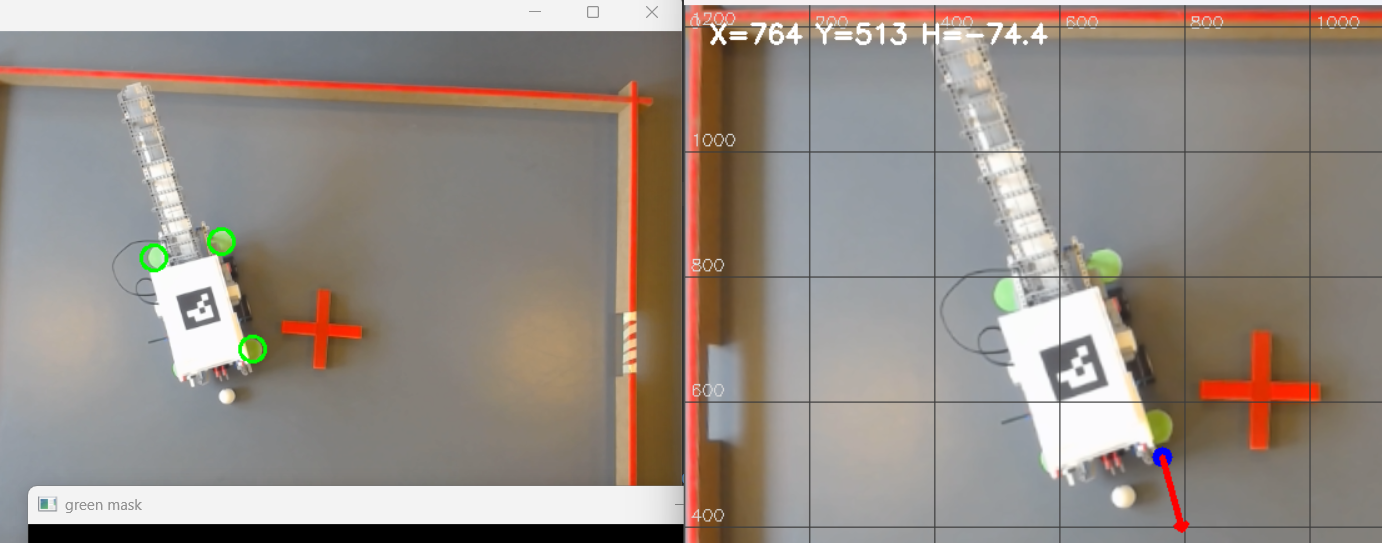
#> input picture 2cornertest.png, 1382 x 543 px
$ python -i fourcorners.py   (imports and definitions only)
#> lines starting #> are read from the running program, lines starting #| are printed output that depends on the picture; after the words box and inside, x2 and y2 are one past the last pixel; in counts of white or black regions, pixels touching at a corner belong together
#> further down, picture is the input picture: shape (543, 1382, 3); mean B, G, R 132.9, 140.7, 150.6

#!/usr/bin/env python3
# -*- coding: utf-8 -*-

import sys
import os
sys.path.insert(0, os.path.join(os.path.dirname(os.path.abspath(__file__)), "vision_bestfit"))

import cv2
import math
import numpy as np

from homography import (
    compute_homographies,
    pixel_to_world,
    world_to_view,
    draw_world_grid,
    BOARD_WIDTH_MM,
    BOARD_HEIGHT_MM,
)

from geometry import intersect_horizontal_vertical

# ------------------------------------------------------------------
# CONFIG
# ------------------------------------------------------------------

DISPLAY_SCALE = 0.5
CAMERA_INDEX = 1

# Green detection
GREEN_H_MIN = 25
GREEN_H_MAX = 95
GREEN_S_MIN = 50
GREEN_V_MIN = 50
MIN_BLOB_AREA = 60

# Robot geometry (green markers form a rectangle)
ROBOT_WIDTH_MM = 185.0
ROBOT_LENGTH_MM = 280.0
HALF_W = ROBOT_WIDTH_MM / 2.0
LENGTH = ROBOT_LENGTH_MM

# Hvis FL/FR byttes rundt i overlay, skift til -1.0
SIDE_SIGN = 1.0

# ArUco config
ROBOT_MARKER_ID = 0
ARUCO_DICT = cv2.aruco.DICT_4X4_50

# På dit seneste screenshot var +180 forkert, så vi sætter 0 her.
# Hvis robotpilen stadig vender forkert, prøv 180.0 eller +/-90.0
ARUCO_HEADING_OFFSET_DEG = 0.0

# History fallback
MAX_HISTORY_ASSIGN_MM = 220.0

# ------------------------------------------------------------------
# IMPORT FROM EXISTING PROJECT
# ------------------------------------------------------------------

from red_mask import red_mask
from boundary_points import extract_boundary_points
from best_fit_lines import fit_frame_lines

# ------------------------------------------------------------------
# ROBOT MODEL
# Local frame:
#   origin = TOP CENTER (midpoint between FL and FR)
#   +x     = forward direction
#   +y     = sideways
#
# Front row = x = 0
# Back row  = x = -ROBOT_LENGTH_MM
# ------------------------------------------------------------------

MODEL = {
    "FL": (0.0,      -HALF_W),
    "FR": (0.0,       HALF_W),
    "BL": (-LENGTH,  -HALF_W),
    "BR": (-LENGTH,   HALF_W),
}

# ------------------------------------------------------------------
# ARUCO SETUP
# ------------------------------------------------------------------

aruco_dict = cv2.aruco.getPredefinedDictionary(ARUCO_DICT)
aruco_params = cv2.aruco.DetectorParameters()
aruco_detector = cv2.aruco.ArucoDetector(aruco_dict, aruco_params)

MARKER_SIZE_MM = 80.0
_half = MARKER_SIZE_MM / 2.0

OBJ_PTS = np.array([
    [-_half,  _half, 0],
    [ _half,  _half, 0],
    [ _half, -_half, 0],
    [-_half, -_half, 0],
], dtype=np.float32)

# ------------------------------------------------------------------
# STATE / HISTORY
# ------------------------------------------------------------------

LAST_TOP_CENTER = None
LAST_SOLVED_MARKERS = None
LAST_HEADING = None

# ------------------------------------------------------------------
# VECTOR HELPERS
# ------------------------------------------------------------------

def add2(a, b):
    return (a[0] + b[0], a[1] + b[1])


def sub2(a, b):
    return (a[0] - b[0], a[1] - b[1])


def mul2(v, k):
    return (v[0] * k, v[1] * k)


def dot2(a, b):
    return a[0] * b[0] + a[1] * b[1]


def dist2(a, b):
    return math.hypot(a[0] - b[0], a[1] - b[1])


# [5 lines left out: function norm2, not called in this run]


def midpoint(a, b):
    return ((a[0] + b[0]) / 2.0, (a[1] + b[1]) / 2.0)


def heading_unit(heading_deg):
    a = math.radians(heading_deg)
    return (math.cos(a), math.sin(a))


def side_unit_from_heading(heading_deg):
    f = heading_unit(heading_deg)
    return (SIDE_SIGN * (-f[1]), SIDE_SIGN * f[0])

# ------------------------------------------------------------------
# MODEL / WORLD CONVERSIONS
# ------------------------------------------------------------------

# [108 lines left out: functions world_from_top, top_from_known_marker, solve_from_any_labeled_points, compute_front_normal, detect_heading, not called in this run]

# ------------------------------------------------------------------
# GREEN BLOBS
# ------------------------------------------------------------------

def detect_green_blobs(frame):
    hsv = cv2.cvtColor(frame, cv2.COLOR_BGR2HSV)
#> hsv: shape (543, 1382, 3); mean H, S, V 45.5, 38.9, 153.5

    mask = cv2.inRange(
        hsv,
        (GREEN_H_MIN, GREEN_S_MIN, GREEN_V_MIN),
        (GREEN_H_MAX, 255, 255)
    )
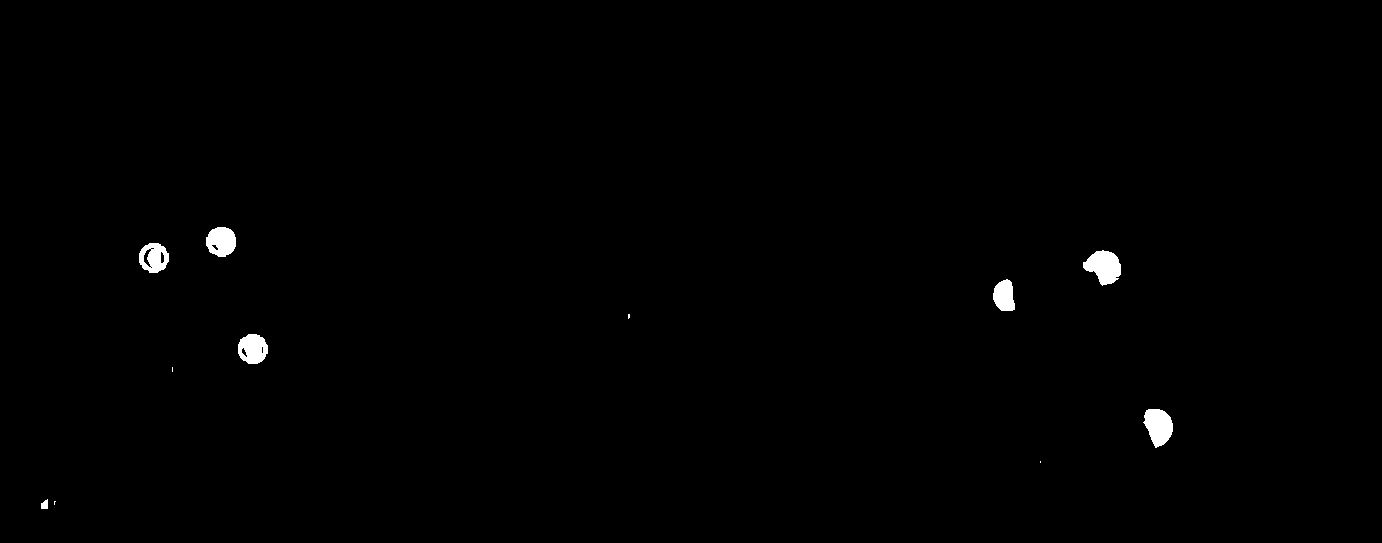
#> mask: shape (543, 1382); 0.58% white; 11 white regions (4 under 20 px), largest, box (x1, y1, x2, y2) and area: (1083, 250, 1121, 286) 891, (1143, 409, 1173, 448) 813, (206, 227, 236, 257) 701

    kernel = cv2.getStructuringElement(cv2.MORPH_ELLIPSE, (5, 5))
    mask = cv2.morphologyEx(mask, cv2.MORPH_OPEN, kernel)
#> mask: shape (543, 1382); 0.56% white; 7 white regions, largest, box (x1, y1, x2, y2) and area: (1083, 250, 1121, 285) 880, (1144, 409, 1173, 447) 809, (206, 227, 236, 257) 697
    mask = cv2.morphologyEx(mask, cv2.MORPH_CLOSE, kernel)
#> mask: shape (543, 1382); 0.58% white; 7 white regions

    cnts, _ = cv2.findContours(mask, cv2.RETR_EXTERNAL, cv2.CHAIN_APPROX_SIMPLE)
#> cnts = 7 contours; box (x1, y1, x2, y2) and area: (1083, 250, 1121, 285) 830, (1144, 409, 1173, 447) 760, (206, 227, 236, 257) 668, (139, 243, 169, 273) 652, (238, 334, 268, 364) 628, (993, 279, 1015, 311) 501, (41, 501, 48, 509) 32

    blobs = []
    for c in cnts:
        area = cv2.contourArea(c)
        if area < MIN_BLOB_AREA:
            continue

        M = cv2.moments(c)
        if abs(M["m00"]) < 1e-6:
            continue

        cx = int(M["m10"] / M["m00"])
        cy = int(M["m01"] / M["m00"])
        blobs.append((cx, cy))
#> this loop made 7 passes
#> (area, cx, cy) on passes 2 to 7: (760.5, 1158, 425), (627.5, 253, 348), (501, 1003, 295), (830, 1103, 266), (652, 153, 257), (668, 220, 241)
#> area on pass 1: 32.5
#> after the loop, blobs = [(1158, 425), (253, 348), (1003, 295), (1103, 266), (153, 257), (220, 241)]

    return blobs, mask

# ------------------------------------------------------------------
# CLASSIFICATION USING:
#   - green points in WORLD coordinates
#   - ArUCo heading for front/back
#   - ArUCo center (world) only to decide which side of robot a point/side lies on
# ------------------------------------------------------------------

# [497 lines left out: functions classify_visible_blobs, assign_using_last_pose, solve_robot_from_labels, draw_robot_solution, main, not called in this run]


# [2 lines not run here, left out]

>>> import cv2
>>> picture = cv2.imread('2cornertest.png')
>>> result = detect_green_blobs(picture)

$ run again, on ball_next_to_wall.png
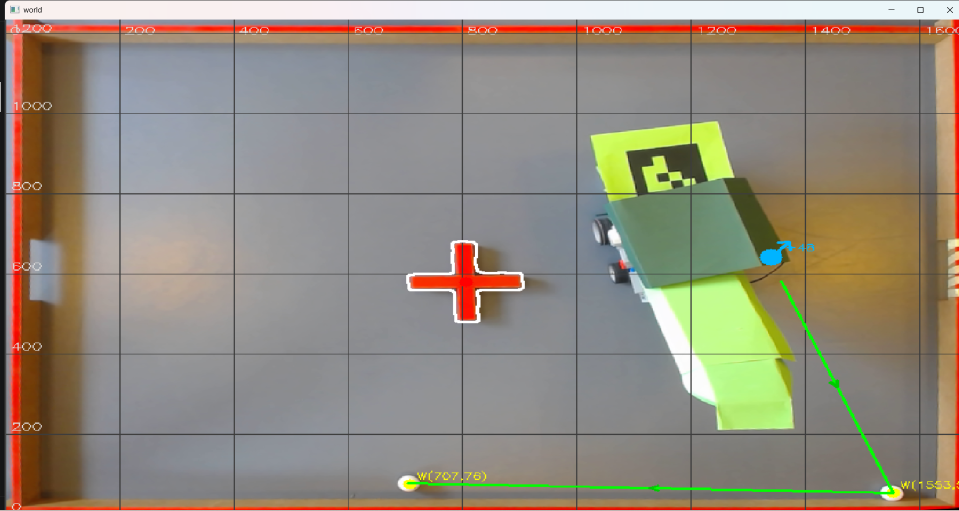
#> input picture ball_next_to_wall.png, 1918 x 1021 px (shown at 1/2 size)
#> picture is the input picture: shape (1021, 1918, 3); mean B, G, R 124.3, 138.4, 146.6
#> hsv: shape (1021, 1918, 3); mean H, S, V 58.9, 51.1, 154
#> in detect_green_blobs, `mask = cv2.inRange( hsv, (GREEN_H_MIN, GREEN_S_MIN, GREEN_V_MIN), (GRE..`:
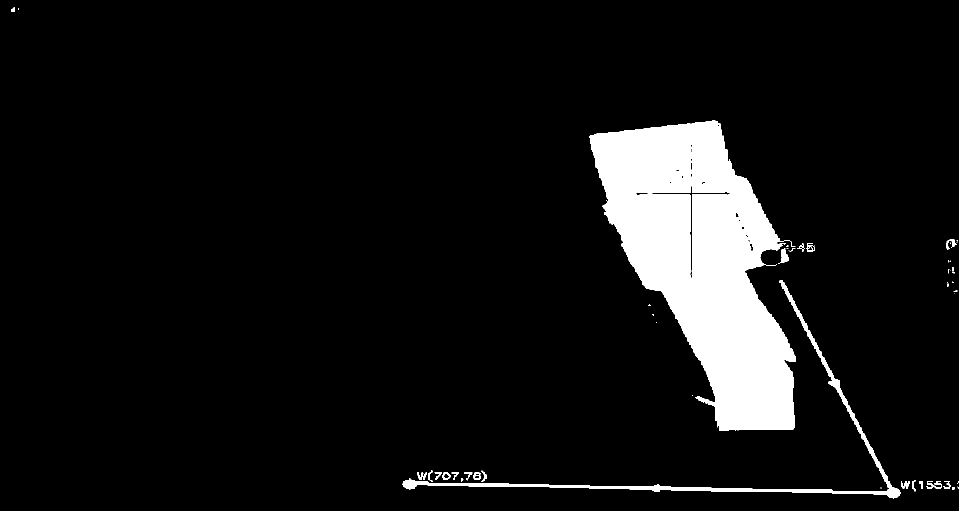
#> mask: shape (1021, 1918) (shown at 1/2 size); 7.7% white; 58 white regions (31 under 20 px), largest, box (x1, y1, x2, y2) and area: (1383, 389, 1591, 861) 73656, (1179, 247, 1381, 387) 24211, (1205, 388, 1381, 548) 22997
#> in detect_green_blobs, `mask = cv2.morphologyEx(mask, cv2.MORPH_OPEN, kernel)`:
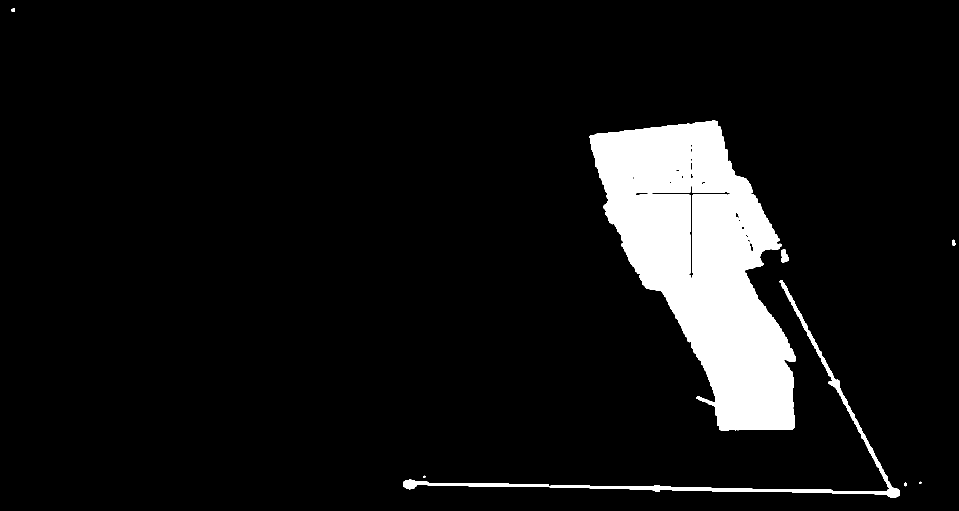
#> mask: shape (1021, 1918) (shown at 1/2 size); 7.6% white; 13 white regions (2 under 20 px), largest, box (x1, y1, x2, y2) and area: (1383, 389, 1591, 861) 73430, (1179, 247, 1381, 387) 24192, (1207, 388, 1381, 548) 22974
#> cnts = 8 contours, 2 with area under 20; largest, box (x1, y1, x2, y2) and area: (1179, 241, 1591, 861) 139734, (807, 560, 1800, 996) 8538, (1562, 498, 1577, 525) 256, (1904, 479, 1911, 492) 51, (23, 16, 30, 24) 32, (1808, 965, 1814, 973) 28
#> the loop in detect_green_blobs, `for c in cnts:` made 8 passes
#> area on passes 1, 6, 8: 27.5, 51, 32.5
#> after the loop in detect_green_blobs, `for c in cnts:`: blobs = [(1432, 904), (1568, 512), (1404, 520)]

$ run again, on cornertest.png
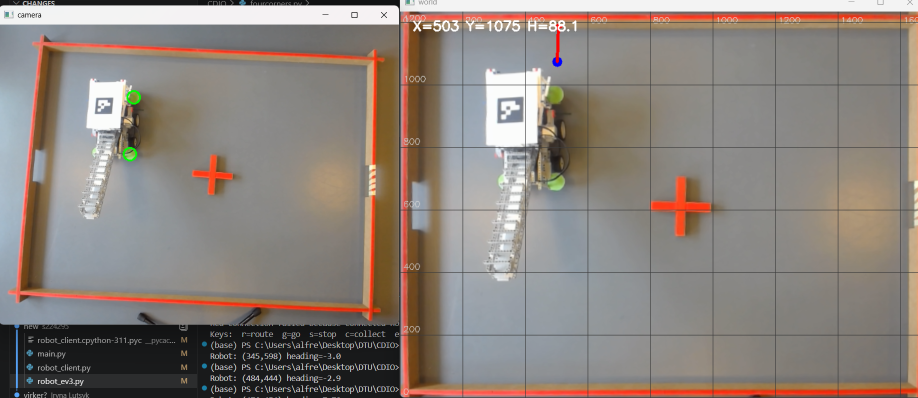
#> input picture cornertest.png, 1836 x 796 px (shown at 1/2 size)
#> picture is the input picture: shape (796, 1836, 3); mean B, G, R 123.1, 129.8, 139.4
#> hsv: shape (796, 1836, 3); mean H, S, V 47.9, 38.3, 142.8
#> in detect_green_blobs, `mask = cv2.inRange( hsv, (GREEN_H_MIN, GREEN_S_MIN, GREEN_V_MIN), (GRE..`:
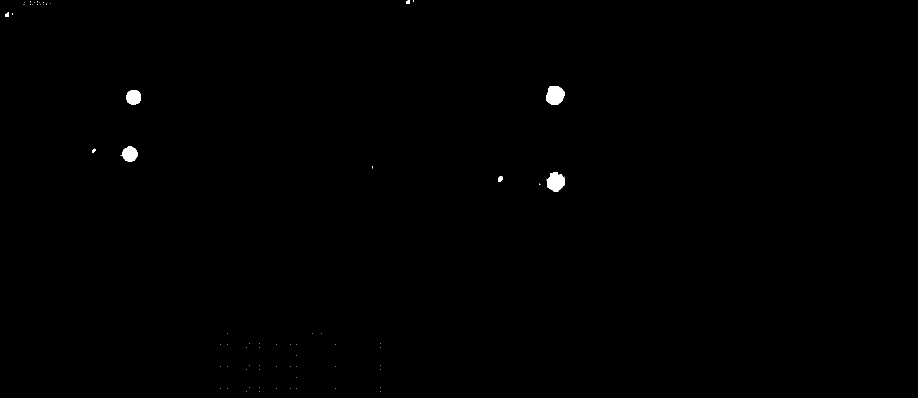
#> mask: shape (796, 1836) (shown at 1/2 size); 0.27% white; 72 white regions (64 under 20 px), largest, box (x1, y1, x2, y2) and area: (1092, 172, 1129, 210) 1100, (1093, 344, 1130, 383) 1042, (245, 293, 275, 323) 716
#> cnts = 8 contours; box (x1, y1, x2, y2) and area: (1092, 172, 1129, 210) 1044, (1094, 344, 1130, 383) 979, (245, 293, 275, 323) 668, (253, 180, 282, 210) 659, (996, 352, 1005, 364) 64, (813, 0, 820, 8) 36, (11, 26, 18, 34) 32, (185, 297, 191, 305) 24
#> the loop in detect_green_blobs, `for c in cnts:` made 8 passes
#> (area, cx, cy) on passes 1, 2, 4, 5, 6: (64, 1000, 357), (979, 1111, 363), (667.5, 259, 307), (659, 267, 194), (1043.5, 1109, 190)
#> after the loop in detect_green_blobs, `for c in cnts:`: blobs = [(1000, 357), (1111, 363), (259, 307), (267, 194), (1109, 190)]
